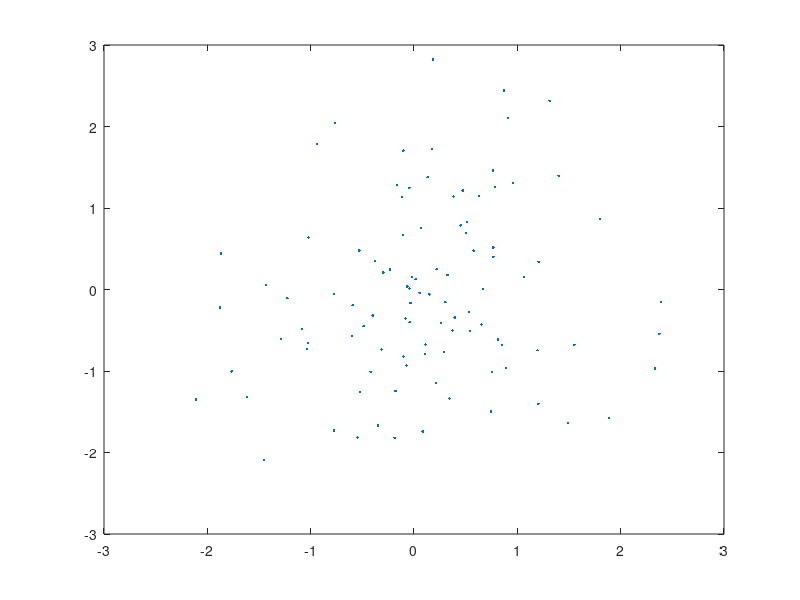

Recreate this plot in MATLAB.
% This is a sample file.

rng(0, 'twister')
x = randn(100, 2);

plot(x(:, 1), x(:, 2), '.')
saveas(gcf, 'sample_matlab_graph.png');
close;